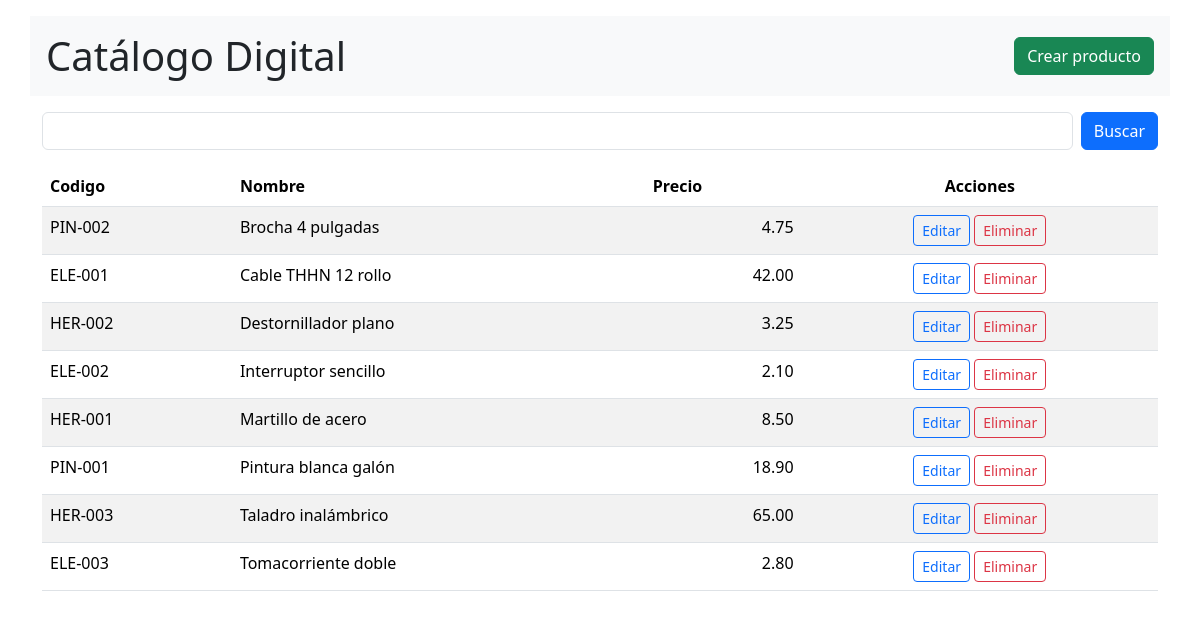
The page / on the database its author committed.
### tables this page shows
CREATE TABLE productos (
  id_producto INT AUTO_INCREMENT PRIMARY KEY,
  id_categoria INT NOT NULL,
  codigo VARCHAR(20) NOT NULL UNIQUE,
  nombre VARCHAR(120) NOT NULL,
  descripcion TEXT,
  precio DECIMAL(10,2) NOT NULL,
  activo TINYINT(1) NOT NULL DEFAULT 1,
  FOREIGN KEY (id_categoria) REFERENCES categorias(id_categoria)
);

### index.php (the view, shortened to what this page needs)
<?php
require 'config/conexion.php';
$q = trim($_GET['q'] ?? '');
$sql = 'SELECT id_producto, codigo, nombre, precio
        FROM productos
        WHERE activo = 1 AND nombre LIKE :q
        ORDER BY nombre';
$stmt = $pdo->prepare($sql);
$stmt->execute([':q' => '%' . $q . '%']);
$productos = $stmt->fetchAll();
?>
<!doctype html>
<html lang="en" data-bs-theme="light">
    <head>
        <link
            href="https://cdn.jsdelivr.net/npm/bootstrap@5.3.8/dist/css/bootstrap.min.css"
            rel="stylesheet"
        />
    </head>
    <body>
        <div class="container mt-3 d-flex justify-content-between align-items-center bg-light p-3 mb-3">
            <h1 class="m-0">Catálogo Digital</h1>
            <a href="crear.php" class="btn btn-success">Crear producto</a>
        </div>
        <div class="container mt-3">
            <form method="get" class="d-flex mb-3">
                <input name="q" class="form-control me-2" value="<?= htmlspecialchars($q) ?>">
                <button class="btn btn-primary">Buscar</button>
            </form>
        </div>
        <div class="container">
            <table class="table table-striped table-hover">
                <thead>
                    <tr>
                        <th>Codigo</th>
                        <th>Nombre</th>
                        <th>Precio</th>
                        <th class="text-center">Acciones</th>
                </tr>
                </thead>
                <tbody>
                    <?php foreach ($productos as $p) : ?>
                        <tr>
                            <td><?= htmlspecialchars($p['codigo']) ?></td>
                            <td><?= htmlspecialchars($p['nombre']) ?></td>
                            <td class="text-end"><?= number_format($p['precio'], 2) ?></td>
                            <td class="text-center">
                            <a href="editar.php?id=<?= $p['id_producto'] ?>" class="btn btn-sm btn-outline-primary">
                            Editar
                            </a>
                            <form action="eliminar.php" method="POST" class="d-inline" onsubmit="return confirm('¿Estás seguro de que deseas eliminar este producto?');">
                                <button type="submit" class="btn btn-sm btn-outline-danger">
                                    Eliminar
                                </button>
                            </form>
                            </td>
                        </tr>
                    <?php endforeach; ?>
                </tbody>
            </table>
    </body>
</html>

### rows shown on the page
productos: codigo "PIN-002", nombre "Brocha 4 pulgadas", precio "4.75"
productos: codigo "ELE-001", nombre "Cable THHN 12 rollo", precio "42.00"
productos: codigo "HER-002", nombre "Destornillador plano", precio "3.25"
productos: codigo "ELE-002", nombre "Interruptor sencillo", precio "2.10"
productos: codigo "HER-001", nombre "Martillo de acero", precio "8.50"
productos: codigo "PIN-001", nombre "Pintura blanca galón", precio "18.90"
productos: codigo "HER-003", nombre "Taladro inalámbrico", precio "65.00"
productos: codigo "ELE-003", nombre "Tomacorriente doble", precio "2.80"
